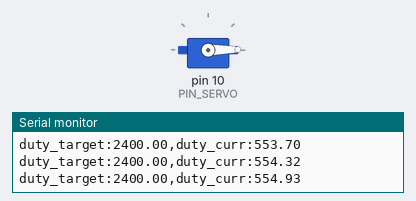
Simulated run of this sketch. Board: Arduino Uno, built with avr-gcc and run on an emulated ATmega328P. Parts: servo, the last lines printed to the serial monitor.

Above: at 0.17 s.
At 10.54 s:
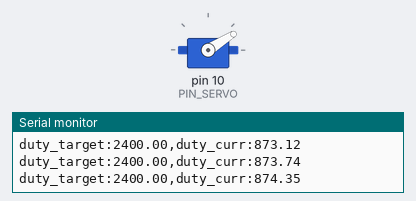
At 20.24 s:
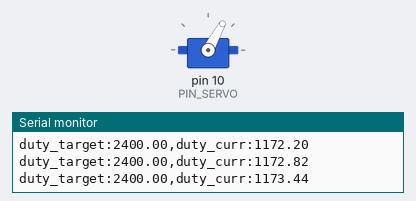
At 39.62 s:
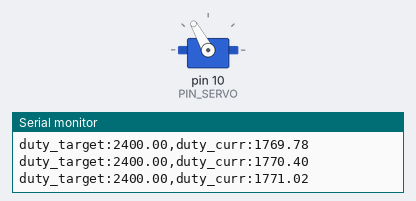
Timing chart, 0 to 40.0 s (numbered marks = the images above):
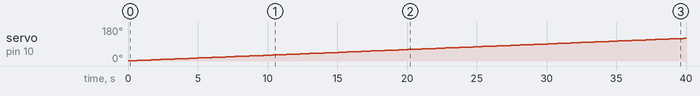

The sketch:

13C02.ino
```cpp
#include <Servo.h>

// Arduino pin assignment
#define PIN_SERVO 10

// configurable parameters
#define _DUTY_MIN 550 // servo full clock-wise position (0 degree)
#define _DUTY_NEU 1475 // servo neutral position (90 degree)
#define _DUTY_MAX 2400 // servo full counter-clockwise position (180 degree)

#define _TARGET 180
#define _SERVO_SPEED 3 // servo speed limit (unit: degree/second)
#define INTERVAL 20     // servo update interval (unit: msec)

// global variables
double TARGET = 550+(_DUTY_MAX-_DUTY_MIN)*(_TARGET/180.0);
unsigned long last_sampling_time; // unit: msec

Servo myservo;

double duty_change_per_interval; // maximum duty difference per interval
double duty_target;    // Target duty time
double duty_curr;      // Current duty time

int toggle_interval, toggle_interval_cnt;

void setup() {
  // initialize GPIO pins
  myservo.attach(PIN_SERVO);

  duty_target = TARGET;
  duty_curr = _DUTY_MIN;
  myservo.writeMicroseconds(duty_curr);

  // initialize serial port
  Serial.begin(57600);

  // convert angular speed into duty change per interval.
  // Next two lines are WRONG. you have to modify.
  duty_change_per_interval =
    (_DUTY_MAX - _DUTY_MIN) * (_SERVO_SPEED / 180.0) * (INTERVAL / 1000.0);

  // remove 'while(1) { }' lines after modify
  Serial.print("duty_change_per_interval:");
  Serial.println(duty_change_per_interval);

  // initialize last sampling time
  last_sampling_time = 0;
}

void loop() {
  // wait until next sampling time.
  if (millis() < (last_sampling_time + INTERVAL))
    return;

  // adjust duty_curr toward duty_target by duty_change_per_interval
  duty_curr += duty_change_per_interval;
  if (duty_curr > duty_target)
      duty_curr = duty_target;

  // update servo position
  myservo.writeMicroseconds(duty_curr);

  // output the read value to the serial port
  Serial.print("duty_target:"); Serial.print(duty_target);
  Serial.print(",duty_curr:");   Serial.println(duty_curr);

  // update last sampling time
  last_sampling_time += INTERVAL;
}
```

Measured:
- by itself, servo on pin 10 (PIN_SERVO): moves from 1° to 120° over 39.5 s
